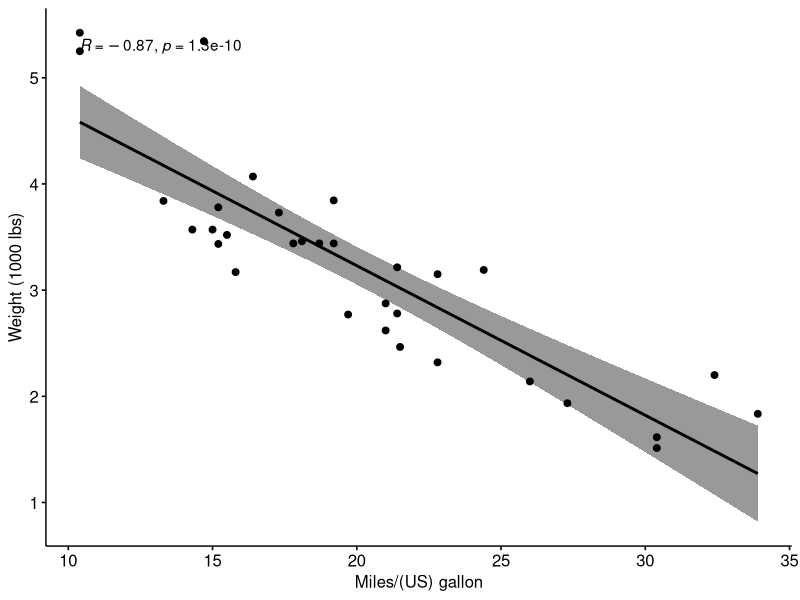

Recreate this plot in R.
#Author: Tim, Date: September 2, 2022, Purpose: Calculate correlation analysis

library("ggpubr")
#Loading sample data 
my_data <- mtcars
ggscatter(my_data, x = "mpg", y = "wt", add = "reg.line", conf.int = TRUE, cor.coef = TRUE, cor.method = "pearson", xlab = "Miles/(US) gallon", ylab = "Weight (1000 lbs)")
res <- cor.test(my_data$wt, my_data$mpg, method = "pearson")
res
